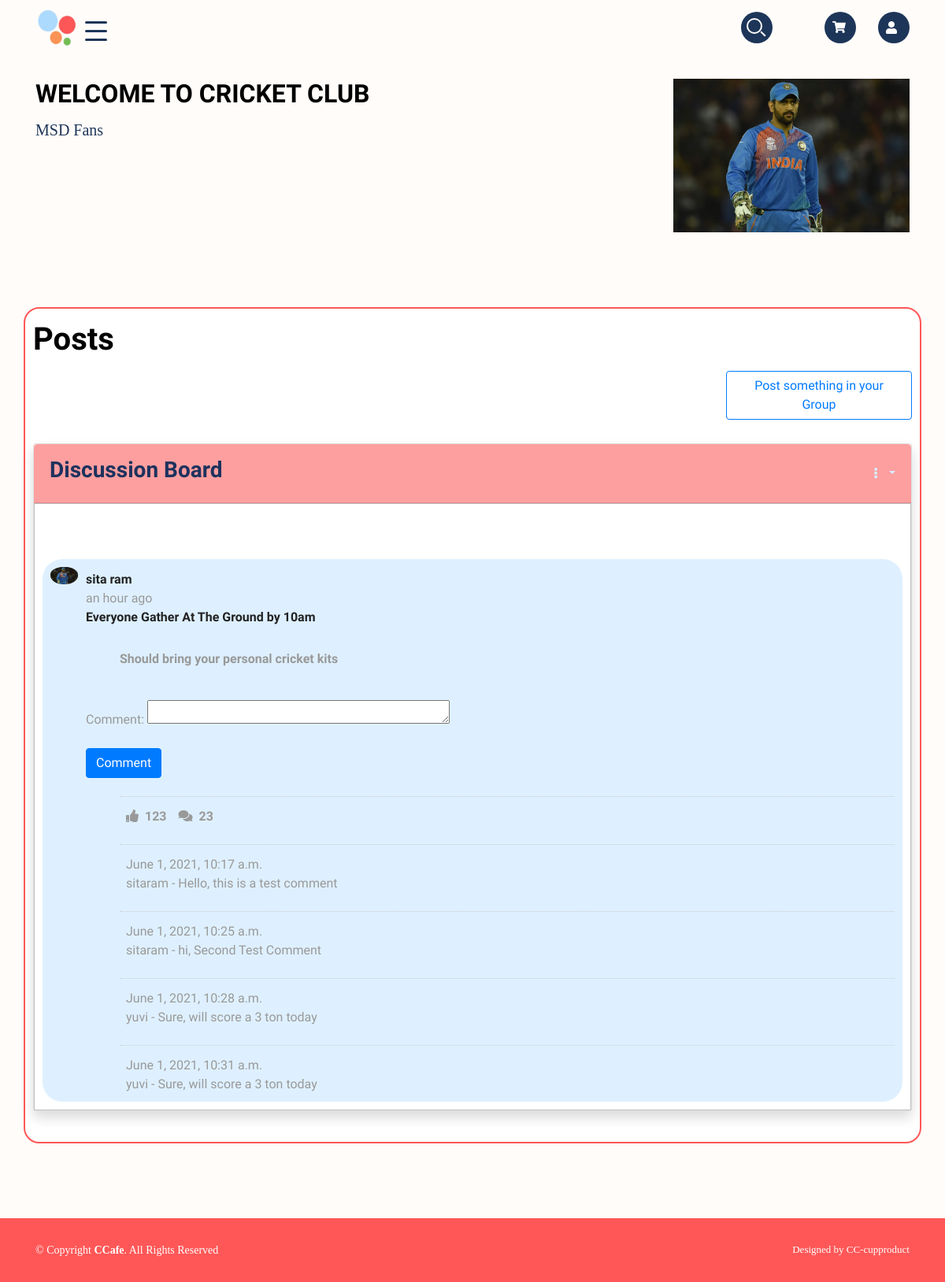
The app's page /hobbies/groups/1/ with its own data.
### cc/models.py (models this page shows, shortened)
class GroupsReg(models.Model):
	admin=models.ForeignKey(User,blank=True, null=True, on_delete=models.CASCADE)
	groupname=models.CharField(max_length=100, blank=True, null=True)
	verified = models.BooleanField(default=False)
	caption = models.CharField(max_length=200, blank=True, null=True)
	group_logo = models.ImageField(upload_to='group_reg_pics', blank=True, null=True)
	people = models.ManyToManyField(User, related_name='group_members', blank=True, null=True)
	class Meta:
		unique_together = ('admin','groupname',)

class GroupPosts(models.Model):
	author = models.ForeignKey(User, on_delete=models.SET_NULL, blank=True, null=True)
	timestamp = models.DateTimeField(auto_now_add=True)
	group = models.ForeignKey(GroupsReg, on_delete=models.SET_NULL, blank=True, null=True)
	title = models.CharField(max_length=500, blank=True, null=True)
	attachment_pic = models.ImageField(upload_to='group_posts_pics', blank=True, null=True)
	text_body = models.TextField(max_length=3000, blank=True, null=True)

class Comment(models.Model):
	post = models.ForeignKey(GroupPosts, related_name="comments", on_delete=models.CASCADE)
	name = models.ForeignKey(User, on_delete=models.CASCADE)
	body = models.TextField()
	timestamp = models.DateTimeField(auto_now_add=True)

### cc/views.py (the view)
# urls.py: path('hobbies/groups/<int:id>/',views.group_detail,name='group_detail'),
def group_detail(request,id):
	group_s = GroupsReg.objects.get(id=id)
	gps = GroupPosts.objects.all().filter(group=group_s).order_by('-id')
	detail_object=GroupsReg.objects.get(id=id)
	comment_form = CommentForm(request.POST)
	if request.method == 'POST':
		print(request.user)
		form_model = Comment(name=request.user,body=request.POST.get('body'),post=GroupPosts.objects.get(id=int(request.POST.get('id'))))
		form_model.save()
		comment_form = CommentForm()
		return HttpResponseRedirect(reverse('cc:group_detail', kwargs={'id':id}))
	else:
		comment_form = CommentForm()
	context = {'gps':gps, 'id':group_s.id,'detail_object':detail_object, 'comment_form':comment_form }
	return render(request, 'basic/hobbies_group_home.html',context)

### cc/forms.py
class CommentForm(forms.ModelForm):
    class Meta():
        model = Comment
        fields = ('body','name','post')
        labels = {
        "body": "Comment"
        }
        widgets = {'body':forms.Textarea(attrs={'rows':1}),'name': forms.HiddenInput(),'post': forms.HiddenInput()}

### cc/templates/basic/hobbies_group_home.html (shortened to what this page needs)
<!DOCTYPE html>
{% load static %}
{% load humanize %}
<html lang="en">
<head>
  <link rel="stylesheet" href="https://maxcdn.bootstrapcdn.com/font-awesome/4.4.0/css/font-awesome.min.css">
  <link href="{% static 'restauranthomeassets/vendor/bootstrap/css/bootstrap.min.css' %}" rel="stylesheet">
  <link href="{% static 'restauranthomeassets/vendor/icofont/icofont.min.css' %}" rel="stylesheet">
  <link href="{% static 'restauranthomeassets/vendor/boxicons/css/boxicons.min.css' %}" rel="stylesheet">
  <link href="{% static 'restauranthomeassets/vendor/remixicon/remixicon.css' %}" rel="stylesheet">
  <link href="{% static 'restauranthomeassets/vendor/venobox/venobox.css' %}" rel="stylesheet">
  <link href="{% static 'restauranthomeassets/vendor/owl.carousel/assets/owl.carousel.min.css' %}" rel="stylesheet">
  <link href="{% static 'restauranthomeassets/vendor/aos/aos.css' %}" rel="stylesheet">
  <link href='https://use.fontawesome.com/releases/v5.8.1/css/all.css' rel='stylesheet'>
  <link href="{% static 'restauranthomeassets/vendor/animate.css/animate.min.css' %}" rel="stylesheet">
  <link href="{% static 'restauranthomeassets/vendor/aos/aos.css' %}" rel="stylesheet">
  <link href="{% static 'restauranthomeassets/vendor/bootstrap/css/bootstrap.min.css' %}" rel="stylesheet">
  <link href="{% static 'restauranthomeassets/vendor/bootstrap-icons/bootstrap-icons.css' %}" rel="stylesheet">
  <link href="{% static 'restauranthomeassets/vendor/boxicons/css/boxicons.min.css' %}" rel="stylesheet">
  <link href="{% static 'restauranthomeassets/vendor/glightbox/css/glightbox.min.css' %}" rel="stylesheet">
  <link href="{% static 'restauranthomeassets/vendor/swiper/swiper-bundle.min.css' %}" rel="stylesheet">
  <link href="{% static 'restauranthomeassets/css/style.css' %}" rel="stylesheet">
    <link rel="stylesheet" href="{% static 'restauranthomeassets/css/Common_interest.css' %}">
  <link rel="stylesheet" href="{% static 'restauranthomeassets/css/Feeds.css' %}">
</head>
<body>
    <header id="header" class="fixed-top ">
      <div class="container d-flex align-items-center">
        <a href="index.html" class="logo mr-auto"><img src="{% static 'restauranthomeassets/img/cclogo.png' %}" alt="" class="img-fluid"></a>
        <a href="#" class=" mr-auto burger " style="left:-36%;" onclick="openNav()">
          <span></span></a>
            <nav class="nav-menu d-none d-lg-block">
              <ul>
                <li>
                  <div class="search"></div>
                </li>
                <li style="margin-left: 50px;">
                  <a href="{% url 'cc:CartView' %}">
                    <i class="fa fa-shopping-cart circle-icon" style="color:white"></i>
                  </a>
                </li>
                <li><i class="fa fa-user circle-icon" style="color:white"></i></li>
              </ul>
            </nav>
      </div>
    </header>
<main id="main">
  <section id="hero" class="d-flex align-items-center ">
    <div class="container" data-aos="fade-up">
 <img src="{{detail_object.group_logo.url}}" style="width: 300px; float: right;">
      <div class="section-title">
        <h2>Welcome to {{detail_object.groupname}}</h2>
        <p>{{detail_object.caption}}</p>
      </div>
</section>
  <section>
<div class=" container wrap">
    <div><h1 class="title">Posts</h1></div>
      <a style='margin-left:880px;' , class="btn btn-outline-primary" href="{% url 'cc:newgrouppost' id=id  %}"> Post something in your Group</a>
     <br>
     <div class="row">
                        <div class="col-xl-12 col-lg-12 feeds" >
                            <div class="card shadow mb-4">
                                <div
                                    class="card-header py-3 d-flex flex-row align-items-center justify-content-between">
                                    <h3 class=" font-weight-bold ">Discussion Board</h3>
                                    <div class="dropdown no-arrow">
                                        <a class="dropdown-toggle" href="#" role="button" id="dropdownMenuLink"
                                            data-toggle="dropdown" aria-haspopup="true" aria-expanded="false">
                                            <i class="fas fa-ellipsis-v fa-sm fa-fw text-gray-400"></i>
                                        </a>
                                    </div>
                                </div>
     {% for gposts in gps %}
     <div style="border:1px solid silver; padding: 10px;">
     <ul class="panel-activity__list">
         <li class="activity">
            <div class="activity__list__header">
     <div class="" >
        <a href="#">{{gposts.author.first_name}} {{gposts.author.last_name}}</a>
        <br>{{gposts.timestamp | naturaltime}}<br>
          {% if gposts.attachment_pic %}
          <a href="#">{{gposts.title}}</a>
     </div>
  <div class="activity__list__body entry-content">
      <p>
        <strong>{{gposts.text_body | linebreaks}}<br></strong>
        <img src="{{gposts.attachment_pic.url}}">
      </p>
  </div>
    {% endif %}
    <form method="post">
     {{ comment_form.as_p }}
        <button type="submit" class="btn btn-primary">Comment</button>
    </form>
  <div class="activity__list__footer">
    <a href="#"> <i class="fa fa-thumbs-up"></i>123</a>
    <a href="#"> <i class="fa fa-comments"></i>23</a>
  </div>
      {% if gposts.comments.all %}
      {% for comment in gposts.comments.all %}
      <div class="activity__list__footer">
           {{ comment.timestamp }}
          <br>
           {{ comment.name | safe }} -
           {{ comment.body }}
      </div>
        {% endfor %}
        {% endif %}
    </div>
        {% endfor %}
    </div>
  </div>
</section>
  </main>
  <footer id="footer">
    <div class="container footer-bottom clearfix">
      <div class="copyright">
        &copy; Copyright <strong><span>CCafe</span></strong>. All Rights Reserved
      </div>
      <div class="credits">
        Designed by CC-cupproduct</a>
      </div>
    </div>
  </footer>
</body>
</html>

### cc/static/restauranthomeassets/css/style.css (style rules this page uses)
body { font-family: 'Roboto Codensed'; line-height: 1.5; color: #444444; }
a { color: #D8ECFD; font-family: 'Advent Pro'; }
h1, h2, h3, h4, h5, h6 { font-family: 'Advent Pro'; font-weight: bold; }
#header { transition: all 0.5s; z-index: 997; padding: 5px 0; padding-bottom:0px; }
#header .logo { font-size: 30px; margin: 0; padding: 0; line-height: 1; font-weight: 500; letter-spacing: 2px; text-transform: uppercase; }
#header .logo img { max-height: 50px; min-height: 50px; padding-right: 8%; }
.burger { width: 28px; height: 25px; cursor: pointer; position: relative; }
.burger:before, .burger span, .burger:after { width: 100%; height: 3px; display: block; background: #1D3558; border-radius: 2px; position: absolute; opacity: 1; }
.burger:before, .burger:after { transition: top 0.35s cubic-bezier(0.23, 1, 0.32, 1), transform 0.35s cubic-bezier(0.23, 1, 0.32, 1), opacity 0.35s cubic-bezier(0.23, 1, 0.32, 1), background-color 1.15s cubic-bezier(0.86, 0, 0.07, 1); -webkit-transition: top 0.35s cubic-bezier(0.23, 1, 0.32, 1), -webkit-transform 0.35s cubic-bezier(0.23, 1, 0.32, 1), opacity 0.35s cubic-bezier(0.23, 1, 0.32, 1), background-color 1.15s cubic-bezier(0.86, 0, 0.07, 1); content: ""; }
.burger:before { top: 4px; }
.burger span { top: 15px; }
.burger:after { top: 26px; }
.search { position: absolute; margin: auto; top: 0; right: 0; bottom: 0; left: 0; width: 40px; height: 40px; background: #1D3558; border-radius: 50%; transition: all 1s; z-index: 4; }
.search::before { content: ""; position: absolute; margin: auto; top: 16px; right: 0; bottom: 0; left: 16px; width: 8px; height: 2px; background: white; transform: rotate(45deg); transition: all 0.5s; }
.search::after { content: ""; position: absolute; margin: auto; top: -5px; right: 0; bottom: 0; left: -5px; width: 20px; height: 20px; border-radius: 50%; border: 2px solid white; transition: all 0.5s; }
.nav-menu .circle-icon { position: relative; background: #1D3558; width: 40px; height: 40px; border-radius: 50%; padding-left: 10px; padding-top: 12px; }
.row:after { content: ""; display: table; clear: both; }
.nav-menu ul { margin: 0; padding: 0; list-style: none; }
.nav-menu > ul { display: flex; }
.nav-menu > ul > li { position: relative; white-space: nowrap; padding: 10px 0 10px 28px; }
.nav-menu a { display: block; position: relative; color: #1D3558; transition: 0.3s; font-size: 15px; letter-spacing: 0.5px; font-weight: 500; font-family: 'Advent Pro', sans-serif; }
#hero { width: 100%; position: relative; padding-bottom: 0px; }
#hero .container { padding-top: 20px; }
#hero:before { content: ""; position: absolute; bottom: 0; top: 0; left: 0; right: 0; }
#hero .section-title h2 { color: black; }
#hero .section-title p { color: #1D3558; }
#hero .section-title h2::after { background: rgba(255, 255, 255, 0.2); }
section { padding: 60px 0; overflow: hidden; background-color: #FFFCF9 ; }
.section-title { padding-bottom: 30px; }
.section-title h2 { font-size: 32px; font-weight: bold; text-transform: uppercase; margin-bottom: 10px; padding-bottom: 2px; position: relative; color: #FF5757; }
.section-title p { margin-bottom: 0; color: #1D3558; font-size: 20px; }
.products .mini-menu .sub > a.active, { padding-left: 1.3em; content: "1"; float: right; margin-right:6px; }
#footer { font-size: 14px; background: #FF5757; }
#footer .footer-bottom { padding-top: 30px; padding-bottom: 30px; color: #fff; }
#footer .copyright { float: left; }
#footer .credits { float: right; font-size: 13px; }

### cc/static/restauranthomeassets/css/Common_interest.css (style rules this page uses)
section { padding: 80px 0; overflow: hidden; }
.wrap { color: black; margin: 15px auto; padding: 15px 10px; background: white; border: 2px solid #ff5757; -webkit-border-radius: 5px; -moz-border-radius: 5px; border-radius: 20px; font-family: Advent Pro; }
.wrap .title, .userName { font-weight:700; }

### records on screen
GroupsReg: group_logo (picture), groupname "CRICKET CLUB", caption "MSD Fans"
GroupPosts: author.first_name "sita", author.last_name "ram", timestamp "an hour ago", title "Everyone Gather At The Ground by 10am", attachment_pic (picture)
Comment: timestamp "June 1, 2021, 10:17 a.m.", name "sitaram", body "Hello, this is a test comment"
Comment: timestamp "June 1, 2021, 10:25 a.m.", name "sitaram", body "hi, Second Test Comment"
Comment: timestamp "June 1, 2021, 10:28 a.m.", name "yuvi", body "Sure, will score a 3 ton today"
Comment: timestamp "June 1, 2021, 10:31 a.m.", name "yuvi", body "Sure, will score a 3 ton today"
